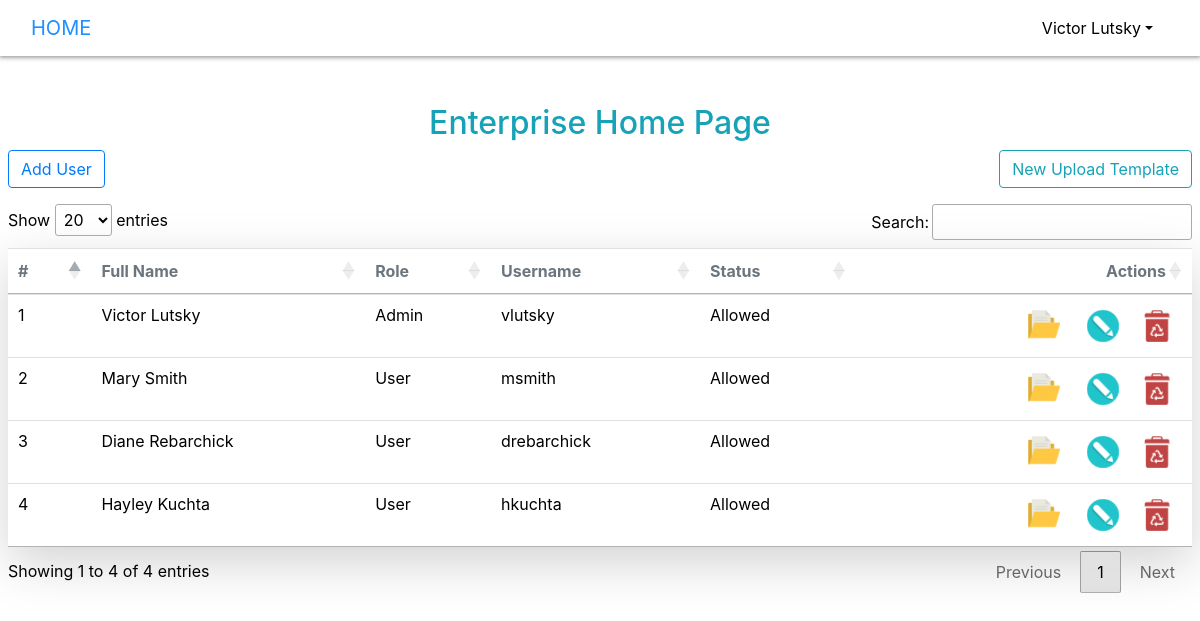
The page /Admin.php?page=Home (signed in) on the database its author committed.
### tables this page shows
CREATE TABLE `users` (
  `id` int(11) NOT NULL,
  `firstname` varchar(100) NOT NULL,
  `lastname` varchar(100) NOT NULL,
  `role` int(11) NOT NULL DEFAULT 0,
  `username` varchar(255) NOT NULL,
  `password` varchar(255) NOT NULL,
  `email` varchar(255) NOT NULL,
  `status` tinyint(1) NOT NULL DEFAULT 0,
  `created_at` timestamp NOT NULL DEFAULT current_timestamp() ON UPDATE current_timestamp()
);

### Admin.php (the view, shortened to what this page needs)
<?php
    require "includes/header.inc.php";
?>
    <main>
    <center><a href="menuDesk.php"><h2 class="text-info">Enterprise Home Page</h2></a></center>
        <div class="main-content mx-2">
            <div class="d-flex justify-content-between mb-3">
                <button class="btn btn-outline-primary" id="new-user">Add User</button>
                <button class="btn btn-outline-info"  data-toggle="modal" data-target="#uploadModal">New Upload Template</button>
            </div>
            <table class="table table-hover shadow-lg" id="myTable">
                <thead>
                    <tr class="fw-bold text-muted">
                        <th>#</th>
                        <th>Full Name</th>
                        <th>Role</th>
                        <th>Username</th>
                        <th>Status</th>
                        <th style="text-align: right;">Actions</th>
                    </tr>
                </thead>
                <tbody>
                    <?php
                        require "includes/dbh.inc.php";
                        $sql = "SELECT * FROM users";
                        $result = $conn->query($sql);
                        $id = 0;
                        if ($result->num_rows > 0) {
                          while($row = $result->fetch_assoc()) {
                            $role = 'User';
                            if($row['role'] == 1) $role = 'Admin';
                            $status = 'Not yet';
                            if($row['status'] == 1) $status = 'Allowed';
                            echo
                            '<tr>
                                <td class="text-white fw-bold text-hover-primary fs-6">'.++$id.'</td>
                                <td class="text-white fw-bold text-hover-primary fs-6">'.$row['firstname'].' '.$row['lastname'].'</td>
                                <td class="text-white fw-bold text-hover-primary fs-6">'.$role.'</td>
                                <td class="text-white fw-bold text-hover-primary fs-6">'.$row['username'].'</td>
                                <td class="text-white fw-bold text-hover-primary fs-6">'.$status.'</td>
                                <td class="text-end" style="text-align: right">
                                    <a class="btn btn-icon" href="./priv.php?page='.$row['username'].'">
                                        <img src="./assets/img/folder-1486.png">
                                    </a>
                                    <a class="btn btn-icon btn-bg-light btn-active-color-primary btn-sm me-1 hover edit-btn" item-id="'.$row['id'].'">
                                        <img src="./assets/img/pencil-5824.png">
                                    </a>
                                    <a class="btn btn-icon btn-bg-light btn-active-color-primary btn-sm del-btn hover" item-id="'.$row['id'].'">
                                        <img src="./assets/img/recycle-bin-10444.png">
                                    </a>
                                </td>
                            </tr>';
                          }
                        } else {
                          echo "0 results";
                        }
                    ?>
                </tbody>
            </table>
        </div>
    </main>
<?php
    require "includes/footer.inc.php";
?>

### assets/css/custom.css (style rules this page uses)
.main-content td { color: #000 !important; }
.main-content div, .main-content label, .main-content select { color: black; }
.main-content a { color: dodgeblue; }

### rows shown on the page
users: firstname "Victor", lastname "Lutsky", role "Admin", username "vlutsky", status "Allowed"
users: firstname "Mary", lastname "Smith", role "User", username "msmith", status "Allowed"
users: firstname "Diane", lastname "Rebarchick", role "User", username "drebarchick", status "Allowed"
users: firstname "Hayley", lastname "Kuchta", role "User", username "hkuchta", status "Allowed"

### other values the page prints
$title "HOME"
$auth['firstname'] "Victor"
$auth['lastname'] "Lutsky"
